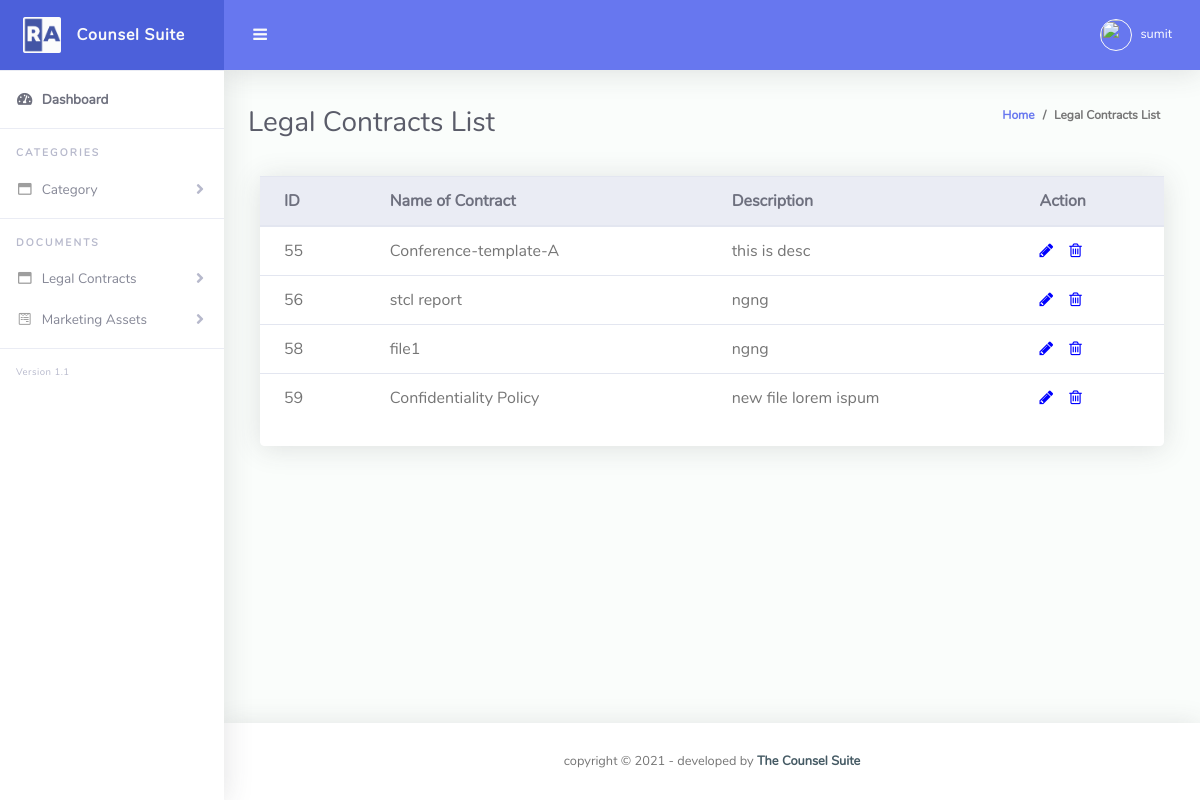
The app's page /admin/Pages/legal_contracts_view.php (signed in) with its own data.
### tables this page shows
CREATE TABLE `legal_contracts` (
  `c_id` int(255) NOT NULL,
  `c_name` varchar(100) NOT NULL,
  `c_description` varchar(255) NOT NULL,
  `c_catid` varchar(100) NOT NULL,
  `c_category` varchar(100) NOT NULL,
  `c_parentcat` varchar(100) NOT NULL,
  `c_file` varchar(255) NOT NULL,
  `c_timestamp` varchar(100) NOT NULL,
  `c_adminid` varchar(100) NOT NULL
);

### admin/Pages/legal_contracts_view.php (the view, shortened to what this page needs)
<?php
require_once '../../database/config.php';
if(isset($_SESSION["adminname"])) {
  $admin_name=$_SESSION["adminname"];
  $a_id=$_SESSION["id"];
}
else
{
  header("Location:../index.php");
}
$mysqli = new mysqli($hn,$un,"",$db);
if ($mysqli -> connect_errno) {
  echo "Failed to connect to MySQL: " . $mysqli -> connect_error;
  exit();
}
else
{
  $sql = "SELECT * FROM legal_contracts";
  $result = $mysqli->query($sql);
}
?>
<!DOCTYPE html>
<html lang="en">
<head>
  <link href="../vendor/fontawesome-free/css/all.min.css" rel="stylesheet" type="text/css">
  <link href="../vendor/bootstrap/css/bootstrap.min.css" rel="stylesheet" type="text/css">
  <link href="../css/ruang-admin.min.css" rel="stylesheet">
  <link rel="stylesheet" href="https://cdnjs.cloudflare.com/ajax/libs/font-awesome/4.7.0/css/font-awesome.min.css">
</head>
<body id="page-top">
  <div id="wrapper">
    <ul class="navbar-nav sidebar sidebar-light accordion" id="accordionSidebar">
      <a class="sidebar-brand d-flex align-items-center justify-content-center" href="../index.php">
        <div class="sidebar-brand-icon">
          <img src="../img/logo/logo2.png">
        </div>
        <div class="sidebar-brand-text mx-3">Counsel Suite</div>
      </a>
      <hr class="sidebar-divider my-0">
      <li class="nav-item active">
        <a class="nav-link" href="../index.php">
          <i class="fas fa-fw fa-tachometer-alt"></i>
          <span>Dashboard</span></a>
      </li>
      <hr class="sidebar-divider">
      <div class="sidebar-heading">
        Categories
      </div>
      <li class="nav-item">
        <a class="nav-link collapsed" href="#" data-toggle="collapse" data-target="#collapseCategory"
          aria-expanded="true" aria-controls="collapseBootstrap">
          <i class="far fa-fw fa-window-maximize"></i>
          <span>Category</span>
        </a>
      </li>
      <hr class="sidebar-divider">
      <div class="sidebar-heading">
        Documents
      </div>
      <li class="nav-item">
        <a class="nav-link collapsed" href="#" data-toggle="collapse" data-target="#collapseBootstrap"
          aria-expanded="true" aria-controls="collapseBootstrap">
          <i class="far fa-fw fa-window-maximize"></i>
          <span>Legal Contracts</span>
        </a>
      </li>
      <li class="nav-item">
        <a class="nav-link collapsed" href="#" data-toggle="collapse" data-target="#collapseForm" aria-expanded="true"
          aria-controls="collapseForm">
          <i class="fab fa-fw fa-wpforms"></i>
          <span>Marketing Assets</span>
        </a>
      </li>
      <hr class="sidebar-divider">
      <div class="version" id="version-ruangadmin"></div>
    </ul>
    <div id="content-wrapper" class="d-flex flex-column">
      <div id="content">
        <nav class="navbar navbar-expand navbar-light bg-navbar topbar mb-4 static-top">
          <button id="sidebarToggleTop" class="btn btn-link rounded-circle mr-3">
            <i class="fa fa-bars"></i>
          </button>
          <ul class="navbar-nav ml-auto">
            <li class="nav-item dropdown no-arrow">
              <a class="nav-link dropdown-toggle" href="#" id="userDropdown" role="button" data-toggle="dropdown"
                aria-haspopup="true" aria-expanded="false">
                <img class="img-profile rounded-circle" src="<?php echo "../img/profile_pic/".$a_id;?>" style="max-width: 60px">
                <span class="ml-2 d-none d-lg-inline text-white small"><?php echo $admin_name;?></span>
              </a>
            </li>
          </ul>
        </nav>
        <div class="container-fluid" id="container-wrapper">
          <div class="d-sm-flex align-items-center justify-content-between mb-4">
            <h1 class="h3 mb-0 text-gray-800">Legal Contracts List</h1>
            <ol class="breadcrumb">
              <li class="breadcrumb-item"><a href="../">Home</a></li>
              <li class="breadcrumb-item active" aria-current="page">Legal Contracts List</li>
            </ol>
          </div>
            <div class="col-lg-12 mb-4">
              <div class="card">
                <div class="table-responsive">
                  <table class="table align-items-center table-flush">
                    <thead class="thead-light">
                      <tr>
                        <th>ID</th>
                        <th>Name of Contract</th>
                        <th>Description</th>
                        <th>Action</th>
                      </tr>
                    </thead>
                    <tbody>
                      <?php
                      if ($result->num_rows > 0) {
                        while($row = $result->fetch_assoc()) {
                          echo "<tr>";
                          echo "<td>".$row['c_id']."</td>";
                          echo "<td>".$row['c_name']."</td>";
                          echo "<td>".$row['c_description']."</td>";
                          echo "<td>";
                          echo '<a href="edit_legal_contracts.php?id='.$row["c_id"].'"><i class="fa fa-pencil"style="color: blue;" aria-hidden="true"></i></a>';
                          echo '<a href="delete_legal_contracts.php?id='.$row["c_id"].'"><i class="fa fa-trash-o" style="color: blue; padding-left: 1rem;" aria-hidden="true"></i></a>';
                          echo "</td>";
                          echo "</tr>";
                        }
                      } else {
                        echo "No Records Found.";
                      }
                      ?>
                    </tbody>
                  </table>
                </div>
                <div class="card-footer"></div>
              </div>
            </div>
        </div>
      </div>
      <footer class="sticky-footer bg-white">
        <div class="container my-auto">
          <div class="copyright text-center my-auto">
            <span>copyright &copy; <script> document.write(new Date().getFullYear()); </script> - developed by
              <b><a href="#" target="_blank">The Counsel Suite</a></b>
            </span>
          </div>
        </div>
      </footer>
    </div>
  </div>
</body>
</html>

### records on screen
legal_contracts: c_id "55", c_name "Conference-template-A", c_description "this is desc"
legal_contracts: c_id "56", c_name "stcl report", c_description "ngng"
legal_contracts: c_id "58", c_name "file1", c_description "ngng"
legal_contracts: c_id "59", c_name "Confidentiality Policy", c_description "new file lorem ispum"

### other values on screen
$admin_name "sumit"
